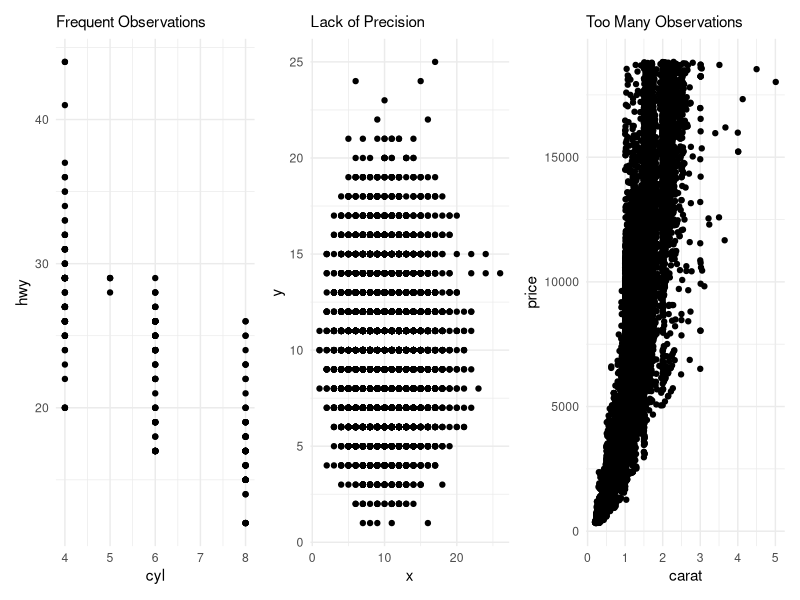
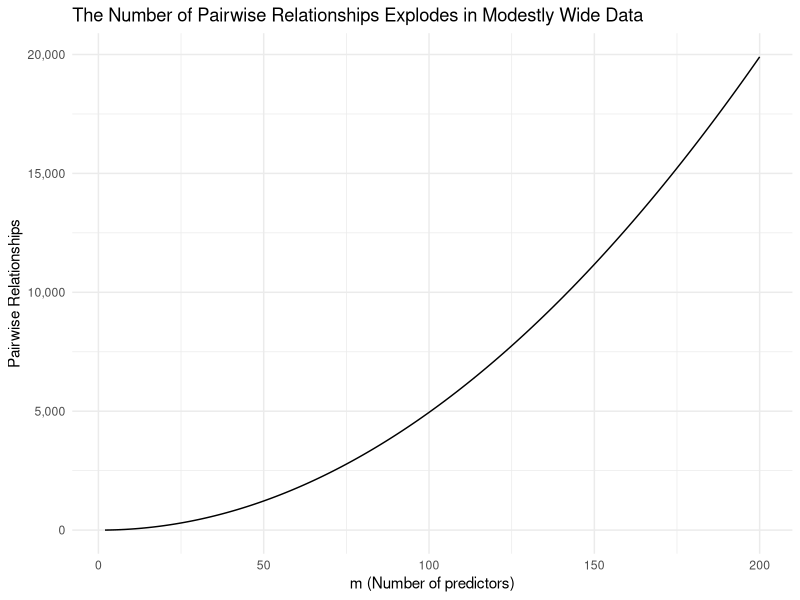
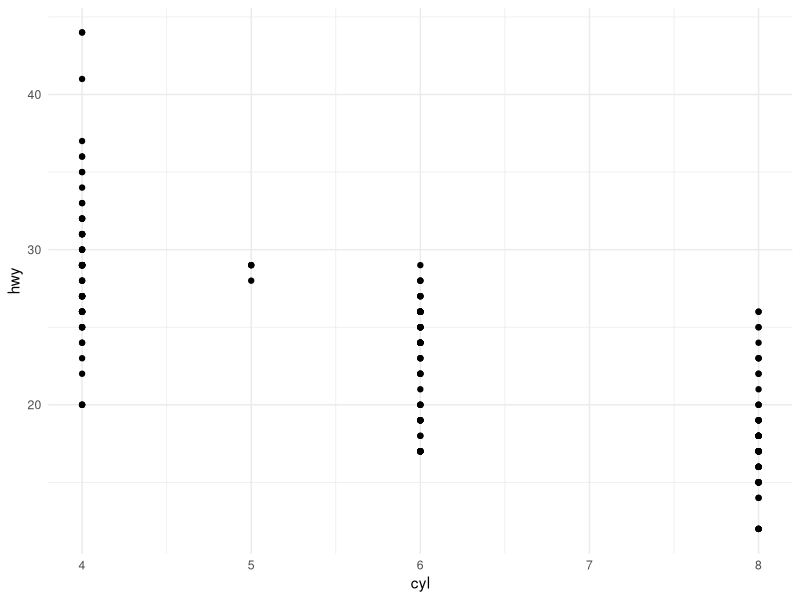
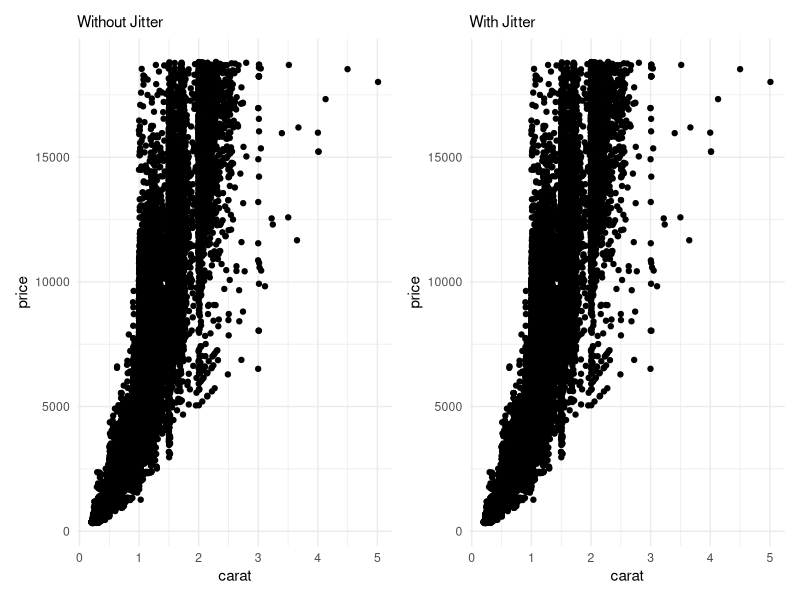

Write the R code that produced these figures, in order.
## ---- chunk 1
knitr::opts_chunk$set(warning = FALSE)
knitr::opts_chunk$set(message = FALSE)
## ---- chunk 2
library(tidyverse)
theme_set(theme_minimal())

## ---- chunk 3
library(patchwork)

# frequent observations
plot1 <- mpg %>%
  ggplot() +
  geom_point(aes(x = cyl, y = hwy)) +
  labs(subtitle = "Frequent Observations")

# lack of precision
set.seed(1)
plot2 <- tibble(
  x = rpois(n = 10000, lambda = 10),
  y = rpois(n = 10000, lambda = 10)
) %>%
  ggplot(aes(x = x, y = y)) +
  geom_point() +
  labs(subtitle = "Lack of Precision")

# too many observations
plot3 <- diamonds %>%
  ggplot(aes(x = carat, y = price)) +
  geom_point() +
  labs(subtitle = "Too Many Observations")

plot1 + plot2 + plot3

## ---- chunk 4
tibble(m = 2:200) %>%
  mutate(`Pairwise Relationships` = m * (m - 1) / 2) %>%
  ggplot(aes(m, `Pairwise Relationships`)) +
  geom_line() + 
  labs(
    title = "The Number of Pairwise Relationships Explodes in Modestly Wide Data",
    x = "m (Number of predictors)"
  ) +
  scale_y_continuous(labels = scales::comma)

## ---- chunk 5
mpg %>%
  ggplot() +
  geom_point(aes(cyl, hwy))

## ---- chunk 6
glimpse(diamonds)

## ---- chunk 7
without_jitter <- diamonds %>%
  ggplot(aes(x = carat, y = price)) +
  geom_jitter() +
  labs(subtitle = "Without Jitter")

with_jitter <- diamonds %>%
  ggplot(aes(x = carat, y = price)) +
  geom_jitter() +
  labs(subtitle = "With Jitter")

without_jitter + with_jitter

